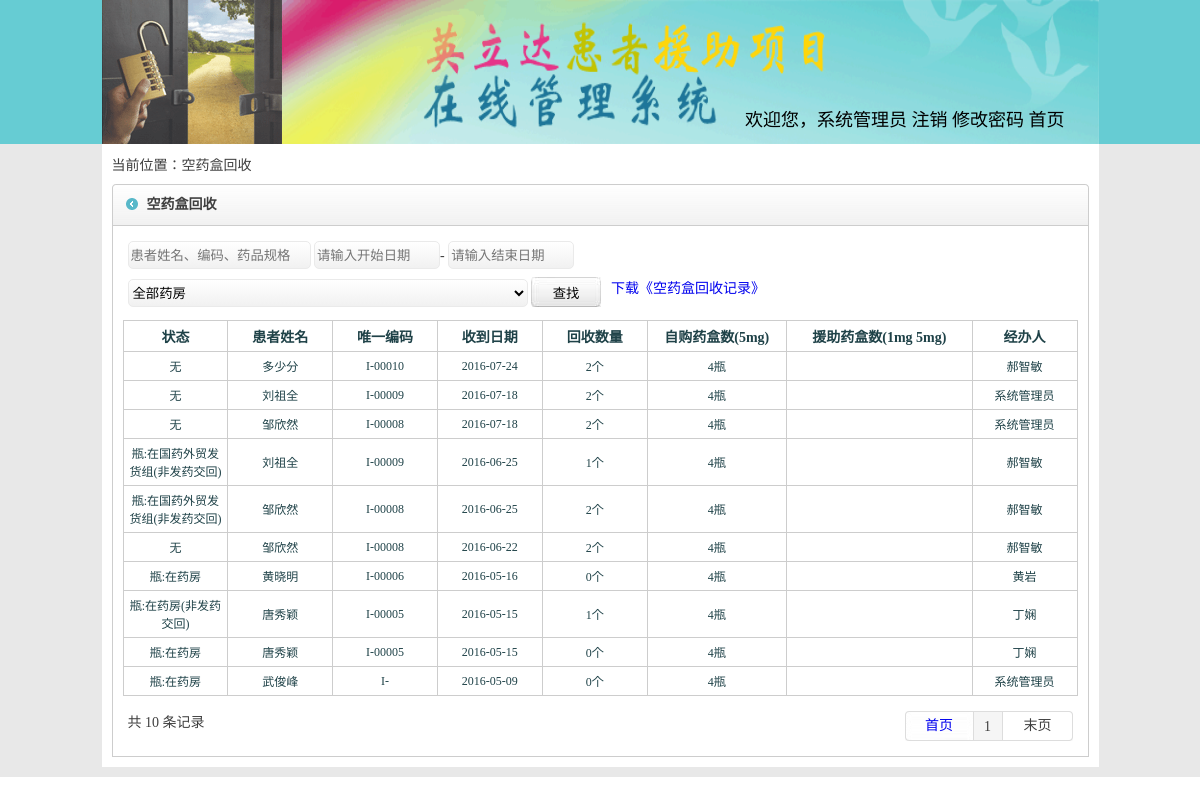
Page /cfckpjhgl.php (signed in) on the earlier database version.
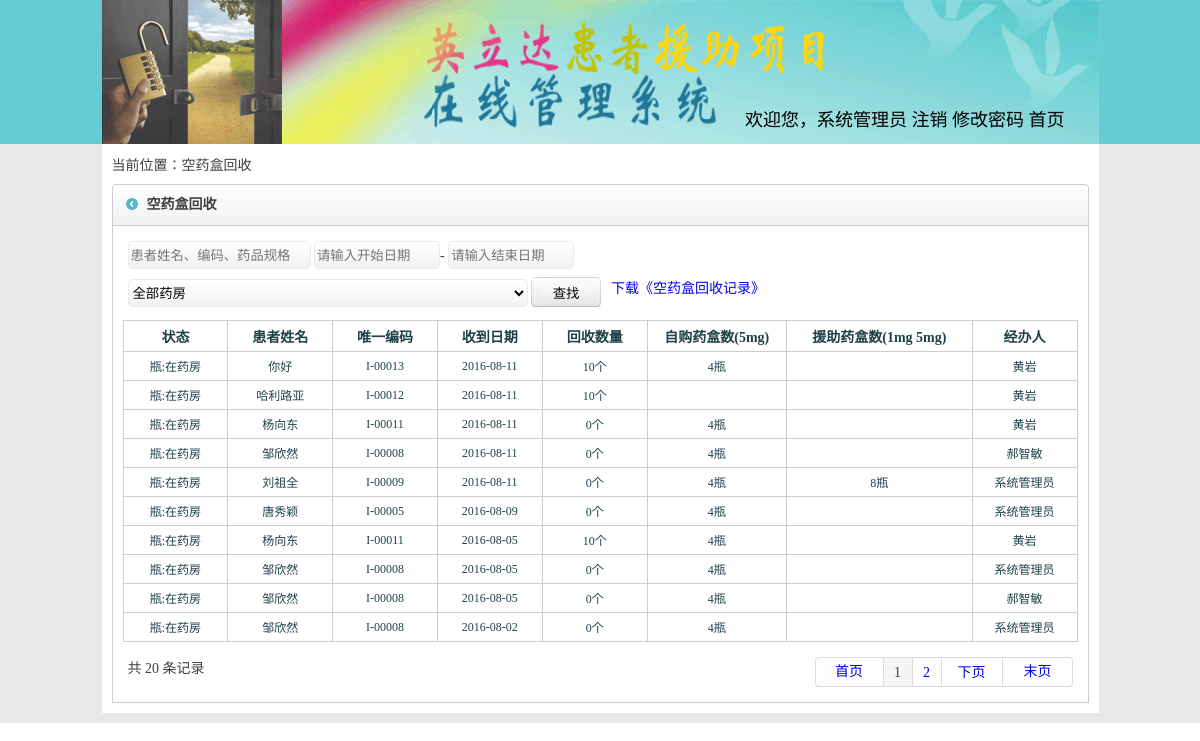
Same page on the later database version.
### tables this page shows
CREATE TABLE `hzh` (
  `id` int(100) NOT NULL,
  `shqid` varchar(100) DEFAULT NULL,
  `hzhid` varchar(100) DEFAULT NULL,
  `shqzht` varchar(100) NOT NULL DEFAULT '录入中' COMMENT '审核状态 -审核,审核通过,代办入组,入组,出组,锁定,解锁,停止申请,拒绝',
  `hzhxm` varchar(100) DEFAULT NULL,
  `zhjlx` varchar(100) DEFAULT NULL,
  `zhjhm` varchar(100) DEFAULT NULL,
  `shqbzh` varchar(100) DEFAULT NULL,
  `shhdchshftg` varchar(100) DEFAULT NULL,
  `shqyy` varchar(100) DEFAULT NULL,
  `shhyj` varchar(100) DEFAULT NULL,
  `rzyy` varchar(100) DEFAULT NULL,
  `zhzhyy` varchar(100) DEFAULT NULL,
  `zhzhzhdysh` varchar(100) DEFAULT NULL,
  `hzhtxdzh` varchar(100) DEFAULT NULL,
  `hzhshj` varchar(100) DEFAULT NULL,
  `dylxrdh` varchar(100) DEFAULT NULL,
  `derlxrdh` varchar(100) DEFAULT NULL,
  `zhdlx` varchar(100) DEFAULT NULL,
  `hzhhj` varchar(100) DEFAULT NULL,
  `hzhjtrk` varchar(100) DEFAULT NULL,
  `jtnshr` varchar(100) DEFAULT NULL,
  `rjshr` varchar(100) DEFAULT NULL,
  `cblx` varchar(100) DEFAULT NULL,
  `cbdqsheng` varchar(100) DEFAULT NULL,
  `jzhlx` varchar(100) DEFAULT NULL,
  `mrchzrq` varchar(100) DEFAULT NULL,
  `jzhyp` varchar(100) DEFAULT NULL,
  `ypgg` varchar(100) DEFAULT NULL,
  `ypyl` varchar(100) DEFAULT NULL,
  `shcyyshj` varchar(100) DEFAULT NULL,
  `xmshqbtxrq` varchar(100) DEFAULT NULL,
  `chcshhrq` varchar(100) DEFAULT NULL,
  `dbrzshxshj` varchar(100) DEFAULT NULL,
  `zhshrzshj` varchar(100) DEFAULT NULL,
  `ygshcyyrq` varchar(100) DEFAULT NULL,
  `lyyf` varchar(100) DEFAULT NULL,
  `hzhxb` varchar(100) DEFAULT '',
  `hzhchshrq` varchar(100) DEFAULT NULL,
  `cbdqshi` varchar(100) DEFAULT NULL,
  `cbdqqu` varchar(100) DEFAULT NULL,
  `hzhchzrq` varchar(100) DEFAULT NULL,
  `hzhchzyy` varchar(100) DEFAULT NULL,
  `djrq` varchar(100) DEFAULT NULL,
  `djr` varchar(100) DEFAULT NULL,
  `wshshq` varchar(100) DEFAULT NULL,
  `shhxcl` varchar(100) DEFAULT NULL,
  `jjrq` varchar(100) DEFAULT NULL,
  `tzhrq` varchar(100) DEFAULT NULL,
  `jjxxshm` text,
  `erqshq` varchar(100) DEFAULT NULL,
  `dslxrdh` varchar(100) DEFAULT NULL,
  `hzhnshr` varchar(100) DEFAULT NULL,
  `yxyaoname` varchar(100) DEFAULT '' COMMENT '一线药品名称',
  `chiguonum` varchar(100) DEFAULT '' COMMENT '服用过的药量',
  `ruzhunum` varchar(100) DEFAULT '' COMMENT '入组编码',
  `shfs` varchar(100) DEFAULT '' COMMENT '协管员审核方式',
  `bikaos` varchar(100) DEFAULT '' COMMENT '协管员未答复或延迟答复的原因',
  `shenhetime` varchar(100) DEFAULT '' COMMENT '协管员核实时间',
  `dylxrxm` varchar(100) DEFAULT NULL,
  `dylxrgx` varchar(100) DEFAULT NULL,
  `derlxrxm` varchar(100) DEFAULT NULL,
  `derlxrgx` varchar(100) DEFAULT NULL,
  `dslxrxm` varchar(100) DEFAULT NULL,
  `dslxrgx` varchar(100) DEFAULT NULL
);

CREATE TABLE `zyff` (
  `id` int(100) NOT NULL,
  `hzhid` int(100) DEFAULT NULL,
  `lycsh` varchar(100) DEFAULT NULL,
  `lyshl` varchar(100) DEFAULT NULL,
  `fyshl` varchar(100) DEFAULT NULL,
  `fyjl` varchar(100) DEFAULT NULL,
  `fyqshyl` varchar(100) DEFAULT NULL,
  `jhkpshl` varchar(100) DEFAULT NULL,
  `jhshyyyshl` varchar(100) DEFAULT NULL,
  `lyr` varchar(100) DEFAULT NULL,
  `gx` varchar(100) DEFAULT NULL,
  `lyrzhjhm` varchar(100) DEFAULT NULL,
  `rzyy` varchar(100) DEFAULT NULL,
  `zhshrzrq` varchar(100) DEFAULT NULL,
  `ygxcfyrq` varchar(100) DEFAULT NULL,
  `ygshcyyjshrq` varchar(100) DEFAULT NULL,
  `ygbcyykshrq` varchar(100) DEFAULT NULL,
  `bzh` varchar(100) DEFAULT NULL,
  `fyr` varchar(100) DEFAULT NULL,
  `yfmch` varchar(100) DEFAULT NULL,
  `fyrq` varchar(100) DEFAULT NULL,
  `ypph` varchar(100) DEFAULT NULL,
  `jhkpgg` varchar(100) DEFAULT NULL,
  `kpzht` varchar(100) DEFAULT NULL,
  `yyzht` varchar(100) DEFAULT NULL,
  `tshqk` varchar(100) DEFAULT NULL,
  `jlshjch` varchar(100) DEFAULT NULL,
  `kpdbpc` varchar(100) DEFAULT NULL,
  `yydbpc` varchar(100) DEFAULT NULL,
  `shdzhm` varchar(100) DEFAULT NULL,
  `zhjmch` varchar(100) DEFAULT NULL,
  `shouquanid` varchar(100) DEFAULT NULL,
  `hzhbzh` varchar(100) DEFAULT NULL,
  `shfyfp` varchar(100) DEFAULT NULL,
  `zfykpshl` varchar(100) DEFAULT NULL,
  `yyyf` varchar(100) DEFAULT NULL COMMENT '用药用法',
  `zyffzht` varchar(200) DEFAULT NULL,
  `pshu1` varchar(10) DEFAULT NULL,
  `pihao2` varchar(20) DEFAULT NULL,
  `pshu2` varchar(10) DEFAULT NULL
);

### cfckpjhgl.php (the view, shortened to what the changed rows need)
<?php session_start();
$pagesize = 10;
$url = $_SERVER["REQUEST_URI"];
$url = parse_url($url);
$url[query] = preg_replace("/page=(\d+)&/", "", $url[query]);
$url[query] = preg_replace("/&page=(\d+)/", "", $url[query]);
$url[query] = preg_replace("/page=(\d+)/", "", $url[query]);
if ($url[query] != "undefined" && $url[query] != "") {
    $url = $url[path] . "?" . $url[query] . "&";
} else {
    $url = $url[path] . "?";
}
if ($guanjiancisql == "") {
    $numq = mysql_query("SELECT * FROM `zyff` where `fyshl`>'0' or  `jhkpshl`>'0'");
} else {
    $numq = mysql_query("SELECT * FROM `zyff` where " . $guanjiancisql . " and(`fyshl`>'0' or  `jhkpshl`>'0')");
}
$num = mysql_num_rows($numq);
$pagenum = ceil($num / $pagesize);
include('spap_head.php');
?>
<div class="main"><?php  ?>
    <div class="insmain">
        <div class="inwrap flt top">
            <div class="incontact w955 flt">
                <table width="100%" border="0" cellpadding="5" cellspacing="1" bgcolor="#cdcdcd">
                    <?php
                    $sql = "SELECT * FROM `zyff` where  ";
                    if ($guanjiancisql != "") {
                        $sql .= $guanjiancisql." and (`fyshl`>'0' or `jhkpshl`>'0')";
                    }else{
                        $sql .= "(`fyshl`>'0' or `jhkpshl`>'0')";
                    }
                    $sql .= " order by id DESC limit $page $pagesize ";
                    $Query_ID = mysql_query($sql);
                    while ($Record = mysql_fetch_array($Query_ID)) {
                        $hzhsql = "select `hzhid`,`hzhxm`,`shqbzh`,`hzhshj`,`jzhlx` from `hzh` where `id`='" . $Record[1] . "'";
                        $hzhQuery_ID = mysql_query($hzhsql);
                        while ($hzhRecord = mysql_fetch_array($hzhQuery_ID)) {
                            echo "<tr style=\"color:#1f4248; font-size:12px;\">";
                            echo "<td align=\"center\" bgcolor=\"#FFFFFF\">";
                            if ($Record[23] != "") {
                                echo "瓶:";
                                if ($Record[23] == "1") {
                                    echo "在药房";
                                } else if ($Record[23] == "2") {
                                    echo "在CFC";
                                } else if ($Record[23] == "3") {
                                    echo "在国药外贸发货组";
                                } else if ($Record[23] == "4") {
                                    echo "已销毁";
                                }
                            } else {
                                echo "无";
                            }
                            if ($Record[25] == "1") {
                                echo "(非发药交回)";
                            }
                            echo "</td>";
                            echo "<td align=\"center\" bgcolor=\"#FFFFFF\">" . $hzhRecord[1] . "</td>";
                            echo "<td align=\"center\" bgcolor=\"#FFFFFF\">I-" . $hzhRecord[0] . "</td>";
                            echo "<td align=\"center\" bgcolor=\"#FFFFFF\">" . $Record[20] . "</td>";
                            echo "<td align=\"center\" bgcolor=\"#FFFFFF\">";
                            if ($Record[7] != "") {
                                echo $Record[7] . "个";
                            } else {
                                echo "0个";
                            }
                            $lynumq = mysql_query("SELECT * FROM `zyff` where `hzhid`='" . $hzhRecord[0] . "'  and `tshqk`<>'1'");
                            $lynum = mysql_num_rows($lynumq);
                            echo "<td align=\"center\" bgcolor=\"#FFFFFF\"> ";
                            if ($hzhRecord[2] == "RCC" && $lynum < 3 && $hzhRecord[4] == '1+1+1') {
                                $zgypsh = 4;
                                echo $zgypsh . "瓶";
                            } else if ($hzhRecord[2] == "GIST" && $lynum == 0 && $hzhRecord[4] == '部分') {
                                $zgypsh = 8;
                                echo $zgypsh . "瓶";
                            } else if ($hzhRecord[2] == "pNET" && $lynum == 0 && $hzhjzhlx == '原部分') {
                                $zgypsh = 8;
                                echo $zgypsh . "瓶";
                            } else if ($hzhRecord[2] == "RCC" && $lynum == 0 && $hzhRecord[4] == '原部分') {
                                $zgypsh = 12;
                                echo $zgypsh . "瓶";
                            }
                            echo "</td>";
                            echo "<td align=\"center\" bgcolor=\"#FFFFFF\">";
                            if ($Record[4] - $zgypsh > 0) {
                                echo $Record[4] - $zgypsh . "瓶";
                            };
                            echo "</td>";
                            echo "<td align=\"center\" bgcolor=\"#FFFFFF\">" . $Record[18] . "</td>";
                            echo "</tr>";;
                        }
                    }
                    ?>
                </table>
                <table width="100%" border="0" cellspacing="0" cellpadding="5" class="top">
                    <tr>
                        <td>
                            <?php
                            include('pagefy.php');
                            ?>
                        </td>
                    </tr>
                </table>
            </div>
        </div>
    </div>
</div><?php  ?>
</div><?php  ?>
</body>
</html>

### pagefy.php (shortened to what the changed rows need)
<?php
          if($num ){
           if($pageval==""&&$pageval<=1)$pageval=1;
          echo "共 $num 条记录  ";
          echo "<div class=\"pageright\">
                        <ul>
                        <li class=\"uppage\">";
          if($pageval-1<=0){ echo "<a href=".$url."page=1>首页</a></li> ";}
          else{ echo "<a href=".$url."page=1>首页</a></li> <li style=\"width:60px;\"><a href=".$url."page=".($pageval-1).">上一页</a>";}
if($pageval<9){
  if($pagenum<10){
  $fyzsh=$pagenum;
  }else{
  $fyzsh=10;
  }
  for($i=1;$i<=$fyzsh;$i++){
    if($pageval==$i){echo " <li class=\"this\">".$pageval."</li> ";}
    else{echo " <li><a href=".$url."page=$i>$i</a></li> ";}
  }
}
          if($pageval+1>$pagenum) echo "<li class=\"downpage\">末页</li>";
          if($pageval!=$pagenum){ echo "<li style=\"width:60px;\"><a href=".$url."page=".($pageval+1).">下页</a></li>  <li class=\"downpage\"><a href=".$url."page=".($pagenum).">末页</a></li>";}
          echo "</ul>
                      </div>";
          }
?>

Differences in the rows shown:
no longer on this page (row unchanged): zyff: fyrq "2016-07-24", jhkpshl "2", fyr "郝智敏"
no longer on this page (row unchanged): hzh: shows "无", hzhxm "多少分", hzhid "00010", zgypsh "4"
no longer on this page (row unchanged): zyff: fyrq "2016-07-18", jhkpshl "2", fyr "系统管理员", hzh (shows "无", hzhxm "刘祖全", hzhid "00009", zgypsh "4")
no longer on this page (row unchanged): zyff: fyrq "2016-07-18", jhkpshl "2", fyr "系统管理员", hzh (shows "无", hzhxm "邹欣然", hzhid "00008", zgypsh "4")
no longer on this page (row unchanged): zyff: fyrq "2016-06-25", jhkpshl "1", fyr "郝智敏", hzh (shows "瓶:", shows "在国药外贸发货组", shows "(非发药交回)", hzhxm "刘祖全", hzhid "00009", zgypsh "4")
no longer on this page (row unchanged): zyff: fyrq "2016-06-25", jhkpshl "2", fyr "郝智敏", hzh (shows "瓶:", shows "在国药外贸发货组", shows "(非发药交回)", hzhxm "邹欣然", hzhid "00008", zgypsh "4")
no longer on this page (row unchanged): zyff: fyrq "2016-06-22", jhkpshl "2", fyr "郝智敏", hzh (shows "无", hzhxm "邹欣然", hzhid "00008", zgypsh "4")
no longer on this page (row unchanged): zyff: fyrq "2016-05-16", fyr "黄岩"
no longer on this page (row unchanged): hzh: shows "瓶:", shows "在药房", hzhxm "黄晓明", hzhid "00006", shows "0个", zgypsh "4"
no longer on this page (row unchanged): zyff: fyrq "2016-05-15", jhkpshl "1", fyr "丁娴", hzh (shows "瓶:", shows "在药房", shows "(非发药交回)", hzhxm "唐秀颖", hzhid "00005", zgypsh "4")
no longer on this page (row unchanged): zyff: fyrq "2016-05-15", fyr "丁娴", hzh (shows "瓶:", shows "在药房", hzhxm "唐秀颖", hzhid "00005", shows "0个", zgypsh "4")
no longer on this page (row unchanged): zyff: fyrq "2016-05-09", fyr "系统管理员"
no longer on this page (row unchanged): hzh: shows "瓶:", shows "在药房", hzhxm "武俊峰", shows "0个", zgypsh "4"
added zyff: fyrq "2016-08-11", jhkpshl "10", fyr "黄岩"
added hzh: shows "瓶:", shows "在药房", hzhxm "你好", hzhid "00013", zgypsh "4"
added zyff: fyrq "2016-08-11", jhkpshl "10", fyr "黄岩"
added hzh: shows "瓶:", shows "在药房", hzhxm "哈利路亚", hzhid "00012"
added zyff: fyrq "2016-08-11", fyr "黄岩"
added hzh: shows "瓶:", shows "在药房", hzhxm "杨向东", hzhid "00011", shows "0个", zgypsh "4"
added zyff: fyrq "2016-08-11", fyr "郝智敏", hzh (shows "瓶:", shows "在药房", hzhxm "邹欣然", hzhid "00008", shows "0个", zgypsh "4")
added zyff: fyrq "2016-08-11", $Record[4]-$zgypsh "8", fyr "系统管理员", hzh (shows "瓶:", shows "在药房", hzhxm "刘祖全", hzhid "00009", shows "0个", zgypsh "4")
added zyff: fyrq "2016-08-09", fyr "系统管理员", hzh (shows "瓶:", shows "在药房", hzhxm "唐秀颖", hzhid "00005", shows "0个", zgypsh "4")
added zyff: fyrq "2016-08-05", jhkpshl "10", fyr "黄岩"
added zyff: fyrq "2016-08-05", fyr "系统管理员", hzh (shows "瓶:", shows "在药房", hzhxm "邹欣然", hzhid "00008", shows "0个", zgypsh "4")
added zyff: fyrq "2016-08-05", fyr "郝智敏", hzh (shows "瓶:", shows "在药房", hzhxm "邹欣然", hzhid "00008", shows "0个", zgypsh "4")
added zyff: fyrq "2016-08-02", fyr "系统管理员", hzh (shows "瓶:", shows "在药房", hzhxm "邹欣然", hzhid "00008", shows "0个", zgypsh "4")
Other differences:
$num: "10" → "20"
new list line: "2"
text now shown: "下页"
